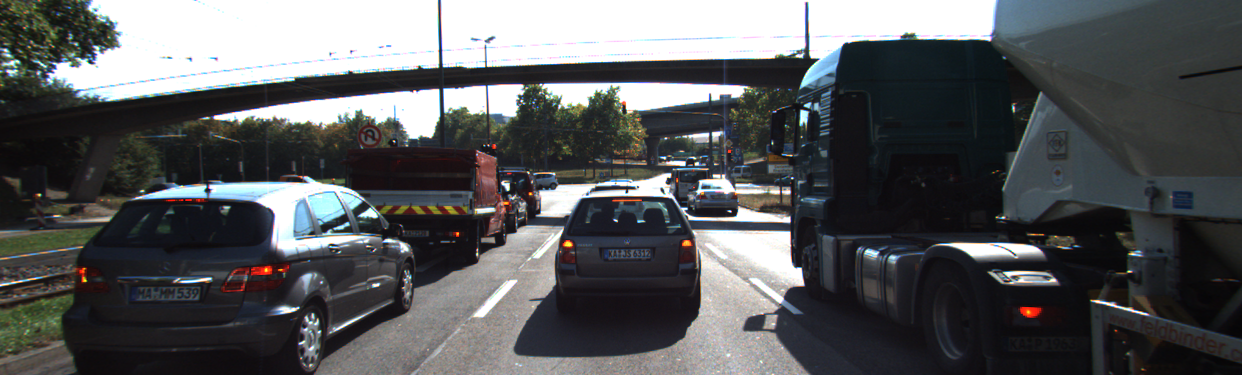
//> input picture 3_Camera/04_Tracking Image Features/cornerness_harris/images/img1.png, 1242 x 375 px
$ ./cornerness_harris   (built with g++ and OpenCV 4)
//> lines starting //> are read from the running program, lines starting //| are printed output that depends on the picture
#include <iostream>
#include <numeric>
#include <opencv2/core.hpp>
#include <opencv2/highgui.hpp>
#include <opencv2/imgproc.hpp>
#include <opencv2/features2d.hpp>

using namespace std;
using namespace cv;


void cornernessHarris()
{
    // load image from file
    cv::Mat img;
    img = cv::imread("../images/img1.png");
//> img is the input picture: 375 rows x 1242 cols, CV_8UC3; mean B, G, R 90.7, 89.1, 87.5
    cv::cvtColor(img, img, cv::COLOR_BGR2GRAY); // convert to grayscale
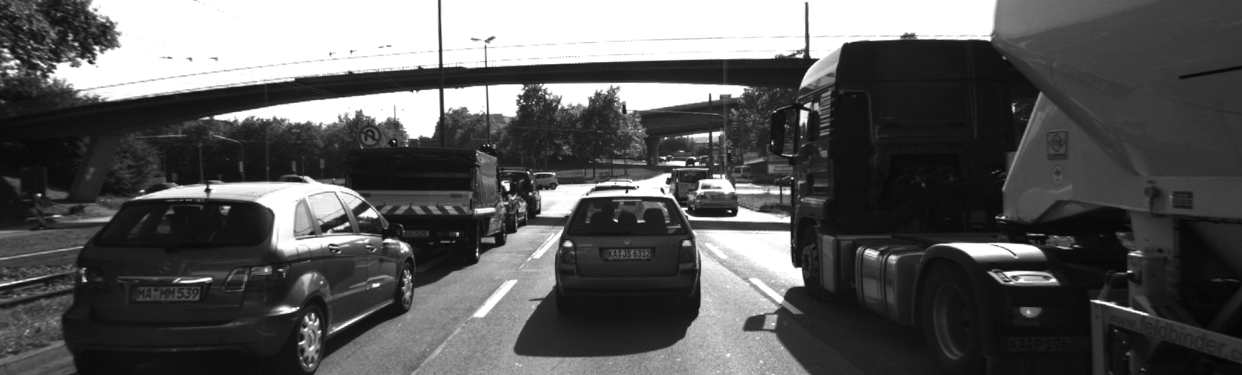
//> img: 375 rows x 1242 cols, CV_8UC1; min 5, max 255, mean 88.8

    // Detector parameters
    int blockSize = 2;     // for every pixel, a blockSize × blockSize neighborhood is considered
    int apertureSize = 3;  // aperture parameter for Sobel operator (must be odd)
    int minResponse = 100; // minimum value for a corner in the 8bit scaled response matrix
    double k = 0.04;       // Harris parameter (see equation for details)

    // Detect Harris corners and normalize output
    cv::Mat dst, dst_norm, dst_norm_scaled, without_nms;
    dst = cv::Mat::zeros(img.size(), CV_32FC1);
    cv::cornerHarris(img, dst, blockSize, apertureSize, k, cv::BORDER_DEFAULT);
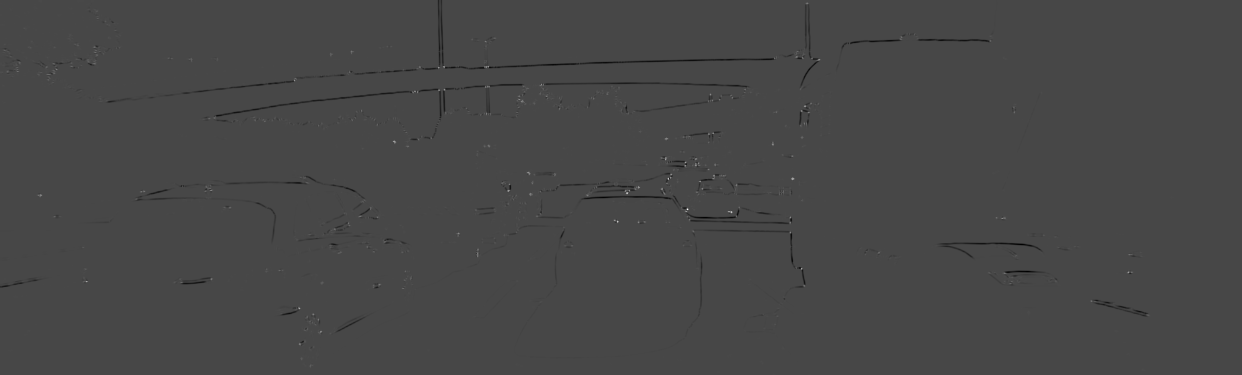
//> dst: 375 rows x 1242 cols, CV_32FC1; min -0.0139, max 0.0355, mean -7.12e-05; drawn with min black and max white
    cv::normalize(dst, dst_norm, 0, 255, cv::NORM_MINMAX, CV_32FC1, cv::Mat()); // CV_8SC1 CV_32FC1
    cv::convertScaleAbs(dst_norm, dst_norm_scaled);

    without_nms = dst_norm.clone();

    for( int i = 0; i < dst_norm.rows ; i++ )
    {
        for( int j = 0; j < dst_norm.cols; j++ )
        {
            if( (int) dst_norm.at<float>(i,j) > minResponse )
            {
                circle( without_nms, Point(j,i), 5,  Scalar(0), 2, 8, 0 );
            }
        }
    }
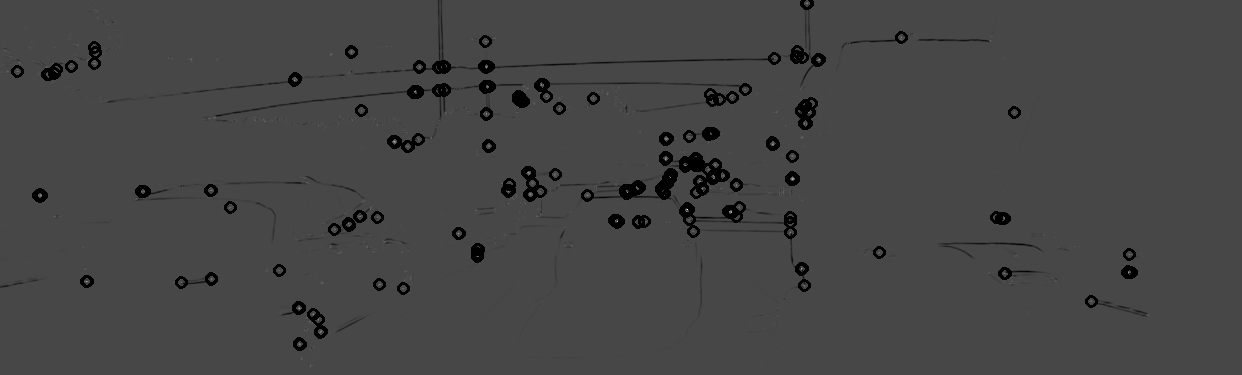
//> without_nms: 375 rows x 1242 cols, CV_32FC1; min 0, max 255, mean 69.4; drawn with min black and max white

    // visualize results
    string windowName = "Harris Corner Detector Response Matrix";
    cv::namedWindow(windowName, 4);
    cv::imshow(windowName, without_nms);

    // STUDENTS NEET TO ENTER THIS CODE (C3.2 Atom 4)
    // TODO: Your task is to locate local maxima in the Harris response matrix
    // and perform a non-maximum suppression (NMS) in a local neighborhood around
    // each maximum. The resulting coordinates shall be stored in a list of key_points
    // of the type `vector<cv::KeyPoint>`.

    // Look for prominent corners and instantiate key_points
    vector<cv::KeyPoint> key_points;
    double maxOverlap = 0.0; // max. permissible overlap between two features in %, used during non-maxima suppression
    for (size_t j = 0; j < dst_norm.rows; j++)
    {
        for (size_t i = 0; i < dst_norm.cols; i++)
        {
            int response = (int)dst_norm.at<float>(j, i);
            if (response > minResponse)
            { // only store points above a threshold

                cv::KeyPoint newKeyPoint;
                newKeyPoint.pt = cv::Point2f(i, j);
                newKeyPoint.size = 2 * apertureSize;
                newKeyPoint.response = response;

                // perform non-maximum suppression (NMS) in local neighbourhood around new key point
                bool bOverlap = false;
                for (auto it = key_points.begin(); it != key_points.end(); ++it)
                {
                    double kptOverlap = cv::KeyPoint::overlap(newKeyPoint, *it);
                    if (kptOverlap > maxOverlap)
                    {
                        bOverlap = true;
                        if (newKeyPoint.response > (*it).response)
                        {                      // if overlap is >t AND response is higher for new kpt
                            *it = newKeyPoint; // replace old key point with new one
                            break;             // quit loop over key_points
                        }
                    }
                }
                if (!bOverlap)
                {                                     // only add new key point if no overlap has been found in previous NMS
                    key_points.push_back(newKeyPoint); // store new keypoint in dynamic list
                }
            }
        } // eof loop over cols
    }     // eof loop over rows
//> after the loop, key_points = 115 keypoints; strongest (x, y, size): (687, 209, 6), (731, 212, 6), (617, 221, 6), (668, 178, 6)

    // visualize key_points
    windowName = "Harris Corner Detection Results";
    cv::namedWindow(windowName, 5);
    cv::Mat visImage = dst_norm_scaled.clone();
    cv::drawKeypoints(dst_norm_scaled, key_points, visImage, cv::Scalar::all(-1), cv::DrawMatchesFlags::DRAW_RICH_KEYPOINTS);
    cv::imshow(windowName, visImage);
    cv::waitKey(0);

}

int main()
{
    cornernessHarris();
}

$ run again, with 3_Camera/04_Tracking Image Features/cornerness_harris/images/img0006.png copied over 3_Camera/04_Tracking Image Features/cornerness_harris/images/img1.png
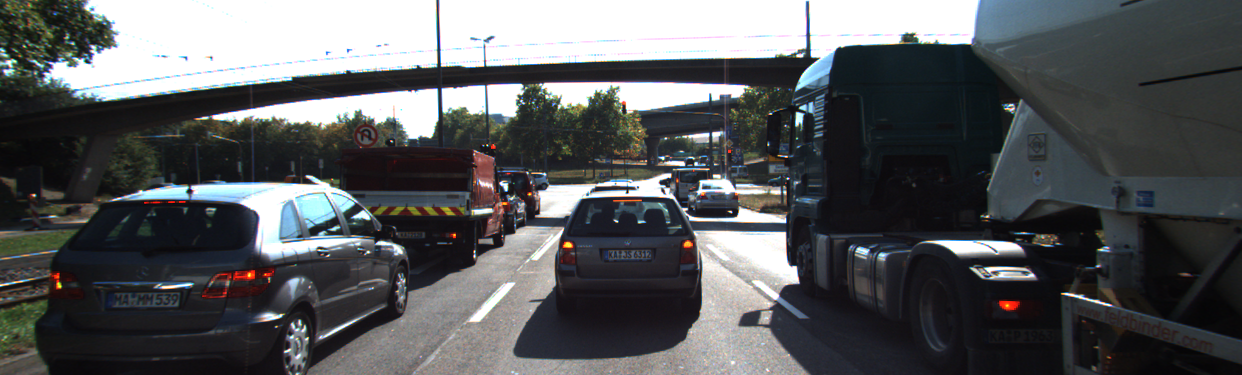
//> input picture 3_Camera/04_Tracking Image Features/cornerness_harris/images/img0006.png, 1242 x 375 px
//> in cornernessHarris, img is the input picture: 375 rows x 1242 cols, CV_8UC3; mean B, G, R 91.1, 89.2, 87.2
//> img: 375 rows x 1242 cols, CV_8UC1
//> after the loop in cornernessHarris, `for( int i = 0; i < dst_norm.rows ; i++ )`:
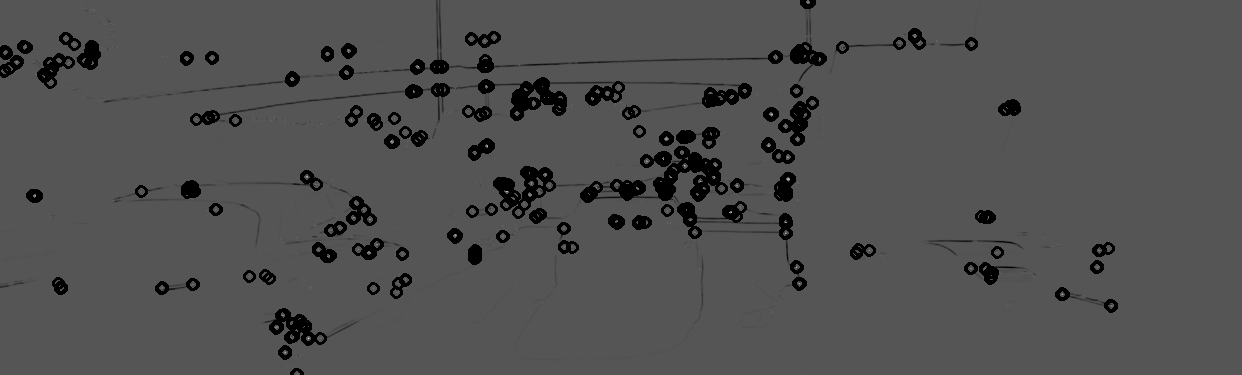
//> without_nms: 375 rows x 1242 cols, CV_32FC1; min 0, max 217.4, mean 80
//> after the loop in cornernessHarris, `for (size_t j = 0; j < dst_norm.rows; j++)`: key_points = 209 keypoints; strongest (x, y, size): (627, 193, 6), (687, 209, 6), (618, 222, 6), (308, 338, 6)
//> in cornernessHarris, `cv::drawKeypoints(dst_norm_scaled, key_points, visImage, cv::Scalar::a..`:
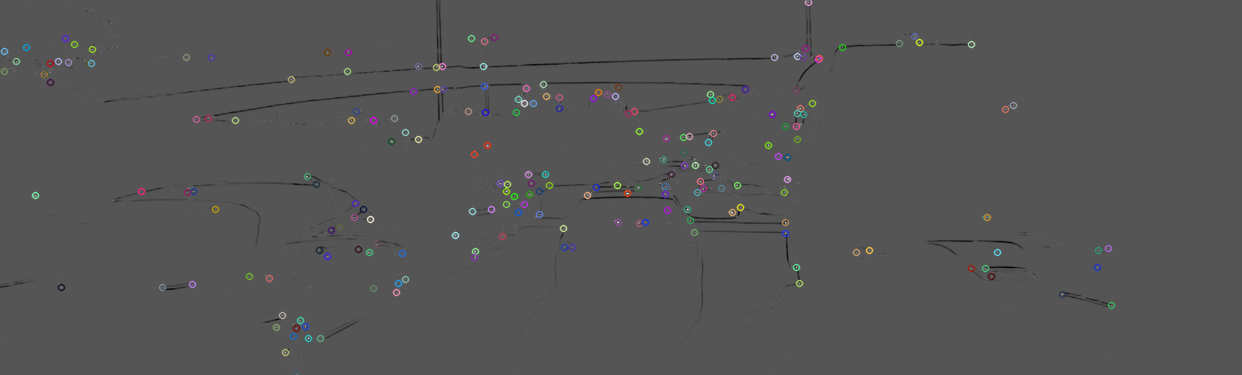
//> visImage: 375 rows x 1242 cols, CV_8UC3; mean B, G, R 85.1, 85.1, 85.1
